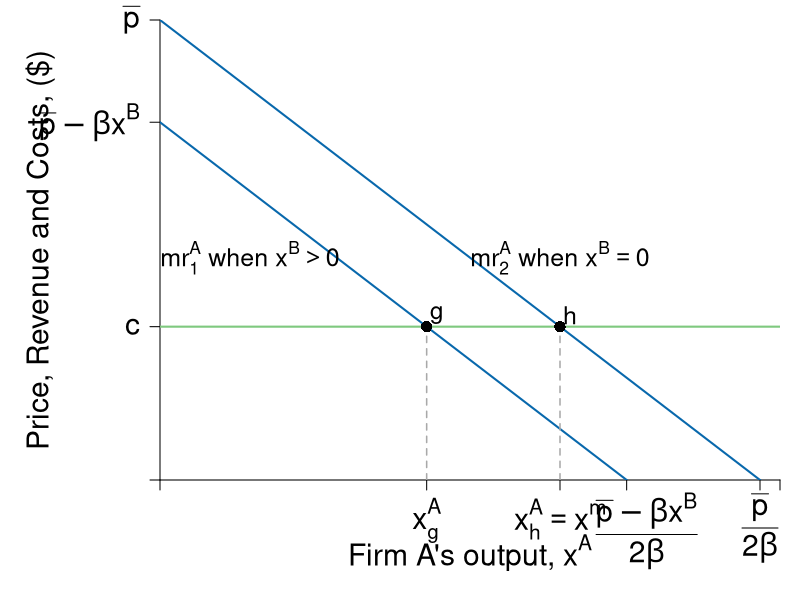

The R source for this figure:
#Graph Designer: Simon Halliday
#Authors: Bowles and Halliday
#Title: Coordination, Conflict and Competition: A Text in Microeconomics

require(shape)
pdf(file = "competitionmarkets/duopoly_marginal_revenue_comparison.pdf", width = 9, height = 7)

#Set parameters for graphics
pointsize <- 1.8
axislabelsize <- 1.8
labelsize <- 1.5
namesize <- 1.8
annotatesize <- 1.5
graphlinewidth <- 2
segmentlinewidth <- 1.5

COL <- c("#7fc97f", "#beaed4", "#fdc086", "#ffff99", "#386cb0", "#f0027f", "#bf5b17", "#666666")
COLA <- c("#e0f3db", "#99d8c9","#66c2a4","#41ae76", "#238b45", "#005824")
COLB <- c("#c6dbef", "#4eb3d3", "#2b8cbe", "#0868ac","#084081")

#Edited the margins to cater for the larger LHS labels
par(mar =  c(6, 8, 1, 1))

AvgRevenue <- function(xA,  xB = 0, pbar = 12, beta = 1){
  pbar - (beta)*(xA + xB)
}

#p = pbar - beta(xA + xB)
#=>r(xA) = (pbar - beta(xA + xB))xA 
#=>r(xA) = pbar*xA - beta(xA)^2 - beta(xA*xB)
#=>mr(xA) = pbar - 2beta*x^A - beta*xB
#mc = 5 = 12 - x^A - 4

MRevenue <- function(xA, xB = 0, pbar = 12, beta = 1){
  pbar - 2*beta*(xA) - beta*xB
}

AvgCost <- function(x, c0 = 2, c1 = 4){
  c0/xA + c1
}

xlims <- c(0, 6.2)
ylims <- c(0, 12)

#Code three relevant points for x, 
#1. A's output, xhigh, when A is a monopolist. 
#2. A's output, xlow, when A and B are in a duopoly and B produces the NE output 
#3. the x intercept for A's mr curve for xB > 0

xlow <- function(c, beta = 1, pbar = 12){
  (pbar - c)/(3*beta)
}

xhigh <- function(c, beta = 1, pbar = 12){
  (pbar - c)/(2*beta)
}

mrxInt <- function(xB, pbar = 12, beta = 1){
  (pbar - beta*xB)/(2*beta)
}

npts <- 501 
x <- seq(xlims[1], xlims[2], length.out = npts)
y <- seq(ylims[1], ylims[2], length.out = npts) 
a <- c(13, 16.75, 19.25)

plot(0, 0, xlim = xlims, ylim = ylims, type = "n",
     xlab = expression(paste("")),
     ylab = expression(paste("")), 
     xaxt = "n", 
     yaxt = "n", 
     cex.lab = axislabelsize, 
     bty = "n",
     xaxs="i", 
     yaxs="i")

# ticksy <- seq(from = ylims[1], to = ylims[2], by = 1)
# ylabels <- seq(from = ylims[1], to = ylims[2], by = 1)
# ticksx <- seq(from = xlims[1], to = xlims[2], by = 1)
# xlabels <- seq(from = xlims[1], to = xlims[2], by = 1)
ticksy <- c(0, 4, MRevenue(xA = 0, xB = 2.667), ylims[2])
ylabels <- c(NA, expression(paste(c)), expression(paste(bar(p) - beta*x^B )), expression(paste(bar(p))))
ticksx <- c(0, xlow(c = 4), xhigh(c = 4), mrxInt(xB = 2.667), 6, xlims[2])
xlabels <- c(NA, expression(paste(x[g]^A)), expression(paste(x[h]^A == x^m)), expression(paste(frac(bar(p) - beta*x^B,2*beta ))), expression(paste(frac(bar(p),2*beta))), NA )

axis(1, at = ticksx, pos = 0, labels = FALSE, cex.axis = axislabelsize)
text(x = c(0, xlow(c = 4), xhigh(c = 4), mrxInt(xB = 2.667) + 0.2, 6, xlims[2]), par("usr")[3] - 0.4, labels = xlabels, srt = 0, pos = 1, xpd = TRUE, cex = axislabelsize)
axis(2, at = ticksy, pos = 0, labels = ylabels, las = 1, cex.axis = axislabelsize)

npts <- 500 
xx1 <- seq(xlims[1], xlims[2], length.out = npts)
xx3 <- seq(2, 6, length.out = npts)

#Draw the polygon for profit
# xpoly1 <- c(0, 4, 4, 0, 0)
# ypoly1 <- c(4, 4, AvgRevenue(xA = 4), AvgRevenue(xA = 4), 4)
# polygon(x = xpoly1, y = ypoly1, col=COLA[1], density=NULL, border = NA)

#Draw the polygon for costs
# xpoly2 <- c(0, 4, 4, 0, 0)
# ypoly2 <- c(0, 0, 4, 4, 4)
# polygon(x = xpoly2, y = ypoly2, col=COLB[1], density=NULL, border = NA)

#lines(xx1, bcA(xx1, w = 10, p = 1.5), col = COLB[3], lwd = graphlinewidth)
#lines(xx1, AvgRevenue(xx1, beta = 1), col = COLB[5], lwd = graphlinewidth)
lines(xx1, MRevenue(xx1, beta = 1), col = COLB[4], lwd = graphlinewidth)
#lines(xx1, AvgRevenue(xx1, xB = 3, beta = 1), col = COLB[5], lwd = graphlinewidth)
lines(xx1, MRevenue(xx1, xB = 2.666667, beta = 1), col = COLB[4], lwd = graphlinewidth)


#lines(xx1, AvgCost(xx1, c0 = 2, c1 = 4), col = COLA[5], lwd = graphlinewidth)

#Label the axes
text(0.5*(xlims[2]), -1.9, expression(paste("Firm A's output, ", x^A)), xpd = TRUE, cex = axislabelsize) 
#mtext(expression(paste("Quantity of output, ", x)), side=1, line = 2.5, cex = axislabelsize)
text(-1.2, 0.5*ylims[2], expression(paste("Price, Revenue and Costs, ($)")), xpd = TRUE, srt = 90, cex = axislabelsize) 
#text(-0.8, 0.5*ylims[2], expression(paste("Price, Revenue and Costs, ($), ", list(p, r, ac), " and ", mc)), xpd = TRUE, cex = axislabelsize, srt = 90) 

#Label curves
text(10.5, 4.5, expression(paste(ac(x) == mc(x),phantom() == c)), cex = annotatesize)
text(10.5, 2.8, expression(paste(p(x) == bar(p) - beta*x)), cex = annotatesize)
#text(xlims[2] - 1, ylims[2] - 1, expression(paste(mr^A == bar(p) - 2*beta*x^A - beta*x^B)), cex = labelsize)

text(4, 5.8, expression(paste(mr[2]^A, " when ", x^B == 0)), cex = annotatesize)
text(0.9, 5.8, expression(paste(mr[1]^A, " when ", x^B > 0 )), cex = annotatesize)

#Labels cost and profit areas
# text(2, 0.5*AvgCost(x = 4), expression("Total Costs"), cex = labelsize)
# text(2, 6, expression("Economic"), cex = labelsize)
# text(2, 5.5, expression("Profit"), cex = labelsize)

#Draw segments for quantities
segments(xlow(c = 4), 0, xlow(c = 4), 4, lty = 2, col = "darkgrey" , lwd = segmentlinewidth)
segments(xhigh(c = 4), 0, xhigh(c = 4), 4, lty = 2, col = "darkgrey" , lwd = segmentlinewidth)
#segments(4, 0, 4, AvgRevenue(x = 4), lty = 2, col = "gray" , lwd = segmentlinewidth)

segments(0, 4, xlims[2], 4, lty = 1, col = COL[1] , lwd = graphlinewidth)

#Label Points for comparison
#points(4, MRevenue(x = 4), pch = 16, col = "black", cex = 1.5)
#text(3.8, MRevenue(x = 4) - 0.4, expression(i), cex = labelsize)


points(xhigh(c = 4), MRevenue(xA = xhigh(c = 4)), 
       pch = 16, col = "black", cex = 1.5)
text(xhigh(c = 4) + 0.1, MRevenue(xA = xhigh(c = 4)) + 0.3,  
     expression(h), cex = labelsize)

points(xlow(c = 4), MRevenue(xA = xlow(c = 4), xB = 2.667), 
       pch = 16, col = "black", cex = 1.5)
text(xlow(c = 4) + 0.1, MRevenue(xA = xlow(c = 4), xB = 2.667) + 0.3,  
     expression(g), cex = labelsize)


#Arrow to mr = mc
# text(7.5, 9.5, expression(paste("Profit Maximum at")), cex = labelsize)
# text(7.5, 9, expression(paste(mr == mc)), cex = labelsize)
# Arrows(6.1, 9.2, 4.2, 4.3, col = "black", lty = 1, lwd = 2, arr.type = "triangle", arr.lwd = 0.5)



dev.off()
